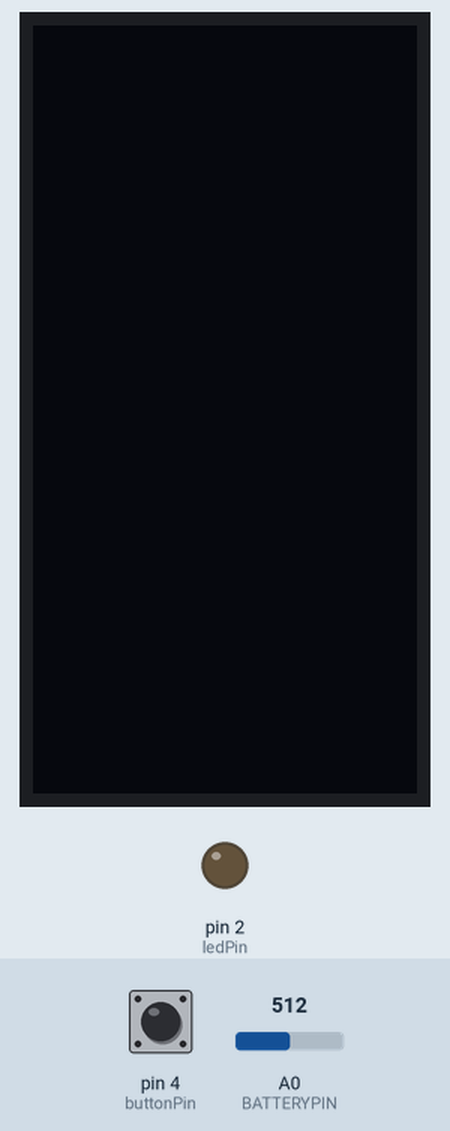
A sketch run on a simulated Arduino Uno, built with avr-gcc and run on an emulated ATmega328P. Parts: 64×128 one-colour display, output pins drawn as LEDs (lit = HIGH). The test bench sets the inputs (shaded band); at power-on: pin 4 (buttonPin) LOW, A0 (BATTERYPIN) = 512.

Above: at 1.2 s.
1.3 s: pin 4 (buttonPin) pulled HIGH for 1 s
At 3.8 s:
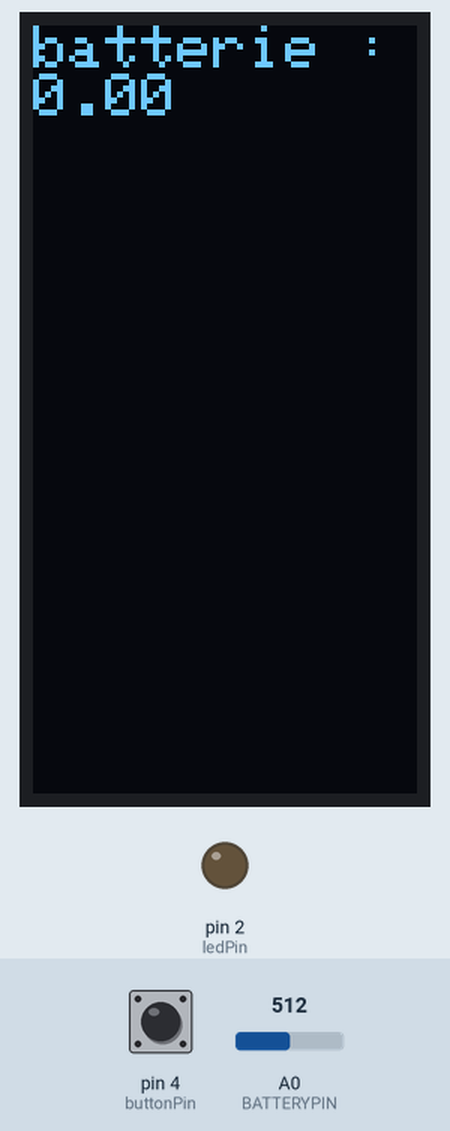
4.1 s: A0 (BATTERYPIN) set to 646
5.6 s: A0 (BATTERYPIN) set to 670
At 6.0 s:
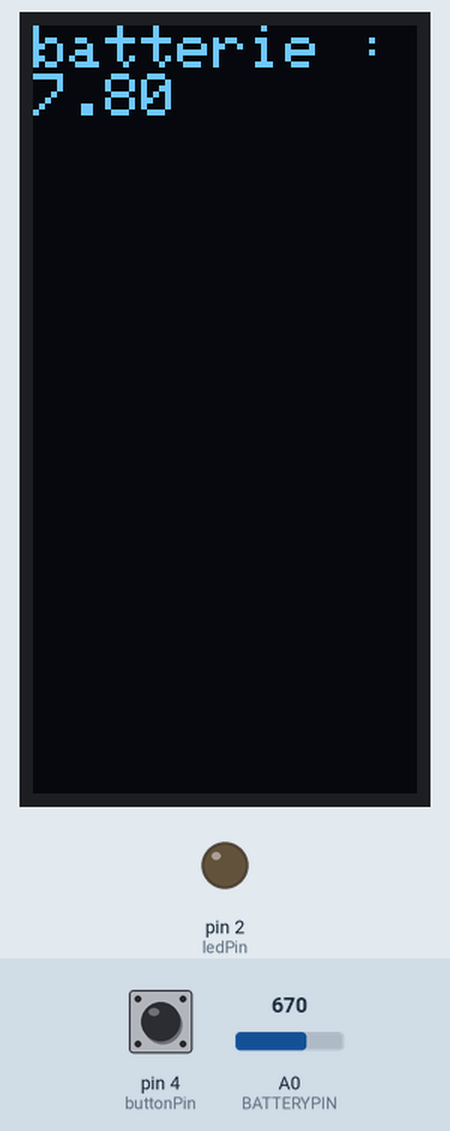
7.1 s: pin 4 (buttonPin) pulled HIGH for 0.15 s
At 7.33 s:
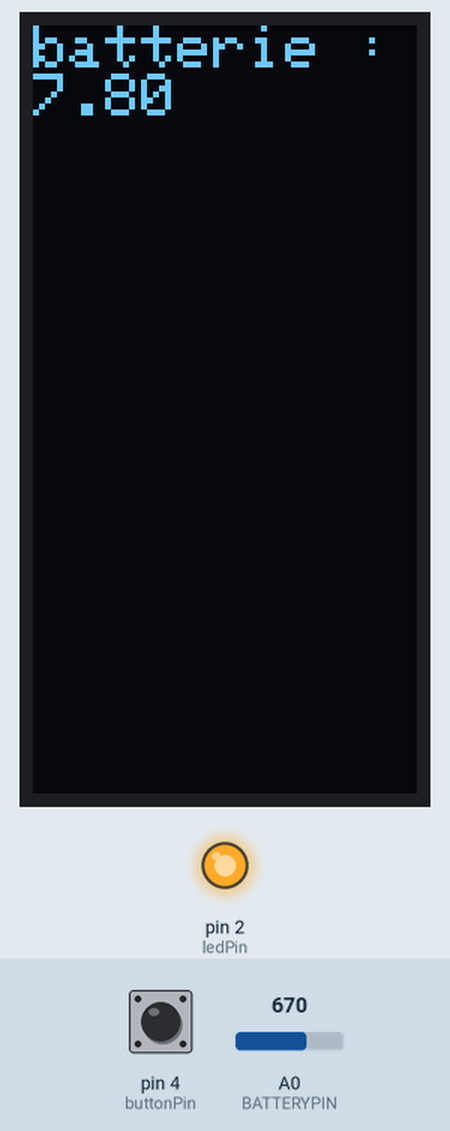
Timing chart, 0 to 10.1 s (numbered marks = the images above; inputs shaded):
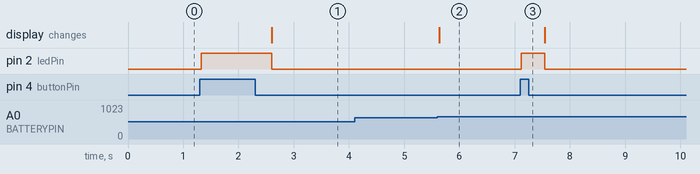

Measured:
- the behaviour switches between 654 and 655 on A0 (BATTERYPIN) (found by bisection; images 1 and 2)
- after the input at 1.3 s, pin 2 (ledPin): LOW → HIGH at once, → LOW 1.3 s later; the display: changes after 1.3 s (image 1)
- after the input at 4.1 s, every drawn part: stays the same
- after the input at 5.6 s, the display: changes at once (image 2)
- after the input at 7.1 s, pin 2 (ledPin): LOW → HIGH at once, → LOW 0.43 s later

The sketch:

moto_visor_arduino.ino
```cpp
#include <SPI.h>
#include <Wire.h>
#include <Adafruit_GFX.h>
#include <Adafruit_SH110X.h>

#define i2c_Address 0x3c
#define SCREEN_WIDTH 128 // OLED display width, in pixels
#define SCREEN_HEIGHT 64 // OLED display height, in pixels
#define OLED_RESET -1   //   QT-PY / XIAO
Adafruit_SH1106G display = Adafruit_SH1106G(SCREEN_WIDTH, SCREEN_HEIGHT, &Wire, OLED_RESET);

#define NUMFLAKES 10
#define XPOS 0
#define YPOS 1
#define DELTAY 2

const int buttonPin = 4;
const int ledPin =  2;
int buttonState = 0;
String message = "";
int buttonPushCounter = 0;   // variable pour le comptage du nombre d'appuis sur le bouton poussoir
int funcState = 0;
const int BATTERYPIN = A0; //pin de la batterie
const float TensionMin = 3.2; //tension min
const float TensionMax = 4.2; //tension max
String battery ="";
boolean cmd = 0;
String dir ="";
String speed ="";


void setup() {
  display.begin( i2c_Address, true );
  display.setRotation(1);
  display.clearDisplay();
  display.display();
  pinMode(ledPin, OUTPUT);
  pinMode(buttonPin, INPUT);
  Serial.begin(9600);
}


void loop() {

if(!cmd){
while(Serial.available() > 0){
  message = Serial.readString();

  cmd = true;
//  Serial.println("----------------------------");
  Serial.println(message);
 }
}

if(cmd){
  if(message != "dir" and message !="speed"){
    cmd = false;
//    Serial.println("0000000000000000000");
    message ="";
  }
  if(message == "speed") {
    while(Serial.available() > 0){
      speed = Serial.readString();
//      Serial.println("+++++++++++++++");
  Serial.println(speed);
      cmd = false;
      message ="";
    }
  }
  if(message == "dir"){
    while(Serial.available() > 0){
      dir = Serial.readString();
  //    Serial.println("iiiiiiiiiiiiiiii");
      cmd = false;
      message ="";
    }
  }

}

setMode();
getBattery();
buttonPressed();
}

enum fcnMode {
 OFF,
 MOD1,
 MOD2,
 MOD3,
 NBSTATE
}; // OFF = 0 and NBSTATE=4

void buttonPressed(){

buttonState = digitalRead(buttonPin);

if (buttonState == HIGH) {
    // turn LED on:
    digitalWrite(ledPin, HIGH);

      buttonPushCounter++;

      funcState = buttonPushCounter % NBSTATE;
  display.setTextSize(1);
display.setTextColor(SH110X_WHITE);


delay(400);


  } else {
    // turn LED off:
    digitalWrite(ledPin, LOW);

  }
}

void setMode() {

 switch (funcState) {
   case OFF:
    mode4();
     break;
   case MOD1:
     mode1();
     break;
   case MOD2:
     mode2();
     break;
   case MOD3:
     mode3();
     break;
 }
}


void mode1() {

display.setTextSize(1);
display.setTextColor(SH110X_WHITE);
display.setCursor(0, 0);
display.clearDisplay();

  display.print(speed);
  display.display();


}

void mode2() {
  display.setTextSize(1);
display.setTextColor(SH110X_WHITE);
display.setCursor(0, 0);
display.clearDisplay();
display.print(dir);
display.display();
}
void mode3() {
  display.setTextSize(1);
display.setTextColor(SH110X_WHITE);
display.setCursor(0, 0);
display.clearDisplay();

display.print("batterie :" + battery);
display.display();
}
void mode4() {
display.clearDisplay();
display.display();
}

int getBattery ()
{
  float b = analogRead(BATTERYPIN); //valeur analogique
  int minValue = (1023 * TensionMin) / 5; //Arduino
  int maxValue = (1023 * TensionMax) / 5; //Arduino
  b = ((b - minValue) / (maxValue - minValue)) * 100; //mettre en pourcentage

  if (b > 100) //max is 100%
    b = 100;

  else if (b < 0) //min is 0%
    b = 0;
  int valeur = b;
  battery = b;
  return b;
}
```
